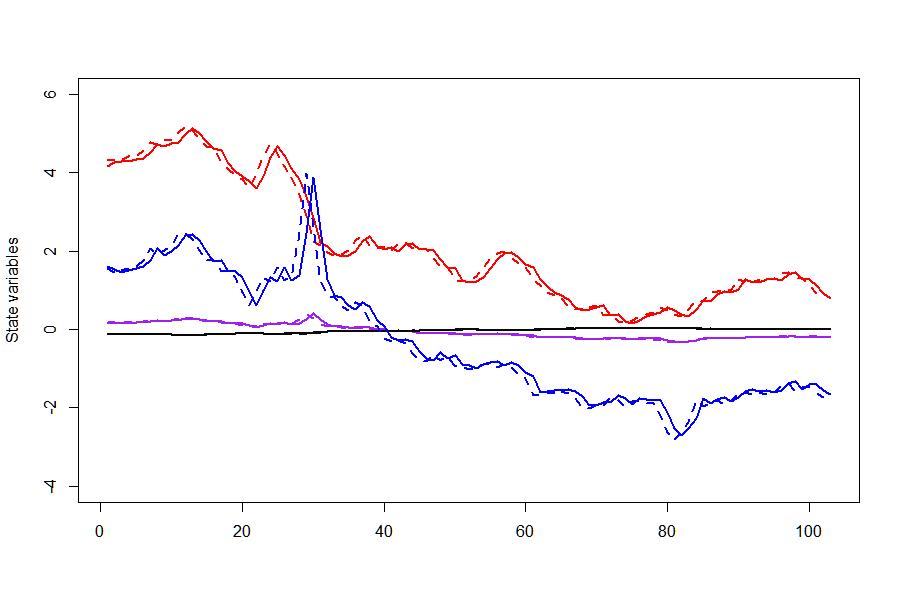

Generate this figure with R:
# ------------------------------------------------------------------------------
# Project:     MTS - Modeling of Term Structure for Inflation Estimation
# ------------------------------------------------------------------------------
# Quantlet:    MTS_afns_uk
# ------------------------------------------------------------------------------
# Description: The estimation results for U.K. derived from the AFNS model in 
#              multi-maturity term structue . Graphic showing the filtered and 
#              predicted state variables.
# ------------------------------------------------------------------------------
# Keywords:    Kalman filter, optimization, MLE, maximum likelihood, bond,
#              plot, filter, estimation, extrapolation, dynamics
# ------------------------------------------------------------------------------
# See also:
# ------------------------------------------------------------------------------
# Author:      Shi Chen
# ------------------------------------------------------------------------------

# clear history
rm(list = ls(all = TRUE))
graphics.off()

# install and load packages
libraries = c("zoo", "FKF")
lapply(libraries, function(x) if (!(x %in% installed.packages())) {
  install.packages(x)
})
lapply(libraries, library, quietly = TRUE, character.only = TRUE)

setwd("C:/Users/chenshic.hub/Dropbox/Panel_NS_AF/Code//MTS_Qcodes")

## read data of U.K.
ukdata1 = read.csv("ukspot_nom.csv", header = F, sep = ";")  #U.K. nominal bonds
ukdate = as.character(ukdata1[, 1])
st = which(ukdate == "30 Jun 06")
et = which(ukdate == "31 Dez 14")
ukdata11 = ukdata1[(st:et), 3:51]

ukdata2 = read.csv("ukspot_real.csv", header = F, sep = ";")  #U.K. inflation-indexed bonds
ukdate = as.character(ukdata2[, 1])
st = which(ukdate == "30 Jun 06")
et = which(ukdate == "31 Dez 14")
ukdata22 = ukdata2[(st:et), 2:47]
uknom = cbind(ukdata11[, 5], ukdata11[, 7], ukdata11[, 9])
ukinf = cbind(ukdata22[, 2], ukdata22[, 4], ukdata22[, 6])
ukmat = c(3, 4, 5)

ukjoi = cbind(uknom[, 1], ukinf[, 1])
for (i in 2:length(ukmat)) {
  ukjoi = cbind(ukjoi, uknom[, i], ukinf[, i])
}

y51 = t(ukjoi)

yieldadj_joint = function(sigma11, sigma12 = 0, sigma13 = 0, sigma21 = 0, 
                          sigma22, sigma23 = 0, sigma31 = 0, sigma32 = 0, sigma33, sigma44, lambda, 
                          time = maturity) {
  Atilde = sigma11^2 + sigma12^2 + sigma13^2 + sigma44^2
  Btilde = sigma21^2 + sigma22^2 + sigma23^2
  Ctilde = sigma31^2 + sigma32^2 + sigma33^2
  Dtilde = sigma11 * sigma21 + sigma12 * sigma22 + sigma13 * sigma23
  Etilde = sigma11 * sigma31 + sigma12 * sigma32 + sigma13 * sigma33
  Ftilde = sigma21 * sigma31 + sigma22 * sigma32 + sigma23 * sigma33
  
  adj1 = Atilde * time^2/6
  adj2 = Btilde * (1/(2 * lambda^2) - (1 - exp(-lambda * time))/(lambda^3 * 
                                                                   time) + (1 - exp(-2 * time * lambda))/(3 * lambda^3 * time))
  adj3 = Ctilde * (1/(2 * lambda^2) + exp(-lambda * time)/(lambda^2) - 
                     time * exp(-2 * lambda * time)/(4 * lambda) - 3 * exp(-2 * lambda * 
                                                                             time)/(4 * lambda^2) - 2 * (1 - exp(-lambda * time))/(lambda^3 * 
                                                                                                                                     time) + 5 * (1 - exp(-2 * lambda * time))/(8 * lambda^3 * time))
  adj4 = Dtilde * (time/(2 * lambda) + exp(-lambda * time)/(lambda^2) - 
                     (1 - exp(-lambda * time))/(lambda^3 * time))
  adj5 = Etilde * (3 * exp(-lambda * time)/(lambda^2) + time/(2 * lambda) + 
                     time * exp(-lambda * time)/lambda - 3 * (1 - exp(-lambda * time))/(lambda^3 * 
                                                                                          time))
  adj6 = Ftilde * (1/(lambda^2) + exp(-lambda * time)/(lambda^2) - exp(-2 * 
                                                                         lambda * time)/(2 * lambda^2) - 3 * (1 - exp(-lambda * time))/(lambda^3 * 
                                                                                                                                          time) + 3 * (1 - exp(-2 * lambda * time))/(4 * lambda^3 * time))
  
  return(adj1 + adj2 + adj3 + adj4 + adj5 + adj6)
}

Meloading_joint = function(lambda, alphaS, alphaC, time = maturity) {
  row1 = c(1, (1 - exp(-lambda * time))/(lambda * time), (1 - exp(-lambda * 
                                                                    time))/(lambda * time) - exp(-lambda * time), 0)
  row2 = c(0, alphaS * ((1 - exp(-lambda * time))/(lambda * time)), alphaC * 
             ((1 - exp(-lambda * time))/(lambda * time) - exp(-lambda * time)), 
           1)
  MatrixB = rbind(row1, row2)
  return(MatrixB)
}

afnsss = function(t1, t2, t3, t4, t5, t6, t7, t8, t9, t10, t11, t12, t13, 
                  t14, t15, t16, s1, s2, s3, s4, g1, g2, l1, h1, h2, h3, h4) {
  Tt = matrix(c(t1, t2, t3, t4, t5, t6, t7, t8, t9, t10, t11, t12, t13, 
                t14, t15, t16), nr = 4)
  Zt = rbind(Meloading_joint(lambda = l1, alphaS = g1, alphaC = g2, time = ukmat[1]), 
             Meloading_joint(lambda = l1, alphaS = g1, alphaC = g2, time = ukmat[2]), 
             Meloading_joint(lambda = l1, alphaS = g1, alphaC = g2, time = ukmat[3]))
  ct = matrix(rep(c(yieldadj_joint(sigma11 = h1, sigma22 = h2, sigma33 = h3, 
                                   sigma44 = h4, lambda = l1, time = ukmat[1]), yieldadj_joint(sigma11 = h1, 
                                                                                               sigma22 = h2, sigma33 = h3, sigma44 = h4, lambda = l1, time = ukmat[2]), 
                    yieldadj_joint(sigma11 = h1, sigma22 = h2, sigma33 = h3, sigma44 = h4, 
                                   lambda = l1, time = ukmat[1])), each = 2), nr = 6, nc = 1)
  dt = matrix(c(1 - t1, t2, t3, t4, t5, 1 - t6, t7, t8, t9, t10, 1 - 
                  t11, t12, t13, t14, t15, 1 - t16), nr = 4) %*% matrix(c(s1, s2, 
                                                                          s3, s4), nr = 4)
  GGt = matrix(0.1 * diag(6), nr = 6, nc = 6)
  H = diag(c(h1^2, h2^2, h3^2, h4^2), nr = 4)
  HHt = Tt %*% H %*% t(Tt)
  a0 = c(s1, s2, s3, s4)
  P0 = HHt * 10
  return(list(a0 = a0, P0 = P0, ct = ct, dt = dt, Zt = Zt, Tt = Tt, GGt = GGt, 
              HHt = HHt))
}

## The objective function passed to 'optim'
objective = function(theta, yt) {
  sp = afnsss(theta["t1"], theta["t2"], theta["t3"], theta["t4"], theta["t5"], 
              theta["t6"], theta["t7"], theta["t8"], theta["t9"], theta["t10"], 
              theta["t11"], theta["t12"], theta["t13"], theta["t14"], theta["t15"], 
              theta["t16"], theta["s1"], theta["s2"], theta["s3"], theta["s4"], 
              theta["g1"], theta["g2"], theta["l1"], theta["h1"], theta["h2"], 
              theta["h3"], theta["h4"])
  ans = fkf(a0 = sp$a0, P0 = sp$P0, dt = sp$dt, ct = sp$ct, Tt = sp$Tt, 
            Zt = sp$Zt, HHt = sp$HHt, GGt = sp$GGt, yt = yt)
  return(-ans$logLik)
}

theta = c(t = c(0.8, 0, 0, 0, 0, 0.2, 0, 0, 0, 0, 0.3, 0, 0, 0, 0, 0.6), 
          s = c(0.08, 0.05, 0.03, 0.07), g = c(0.4, 0.3), l1 = c(0.7), h = c(0.06, 
                                                                             0.05, 0.07, 0.06))

fit = optim(theta, objective, yt = y51, hessian = TRUE)
sp = afnsss(fit$par["t1"], fit$par["t2"], fit$par["t3"], fit$par["t4"], 
            fit$par["t5"], fit$par["t6"], fit$par["t7"], fit$par["t8"], fit$par["t9"], 
            fit$par["t10"], fit$par["t11"], fit$par["t12"], fit$par["t13"], fit$par["t14"], 
            fit$par["t15"], fit$par["t16"], fit$par["s1"], fit$par["s2"], fit$par["s3"], 
            fit$par["s4"], fit$par["g1"], fit$par["g2"], fit$par["l1"], fit$par["h1"], 
            fit$par["h2"], fit$par["h3"], fit$par["h4"])
ans = fkf(a0 = sp$a0, P0 = sp$P0, dt = sp$dt, ct = sp$ct, Tt = sp$Tt, Zt = sp$Zt, 
          HHt = sp$HHt, GGt = sp$GGt, yt = y51)

res = matrix(rowMeans(ans$vt[, 2:103]), nr = 6)
joiuk0915ans = ans
joiuk0915fit = fit
save(joiuk0915ans, file = "joiuk0915ans.RData")
save(joiuk0915fit, file = "joiuk0915fit.RData")

## The plots of filtered and predicted state variables 
## Another approach: plot.fkf(ans, CI=NA)
plot(ans$at[1, -1], type = "l", col = "red", ylab = "State variables", 
     xlab = "", ylim = c(-4, 6), lwd = 2)
lines(ans$att[1, -1], lty = 2, col = "red", lwd = 2)
lines(ans$at[2, -1], lty = 1, col = "purple", lwd = 2)
lines(ans$att[2, -1], lty = 2, col = "purple", lwd = 2)
lines(ans$at[3, -1], lty = 1, col = "grey3", lwd = 2)
lines(ans$att[3, -1], lty = 2, col = "grey3", lwd = 2)
lines(ans$at[4, -1], lty = 1, col = "blue", lwd = 2)
lines(ans$att[4, -1], lty = 2, col = "blue", lwd = 2)
